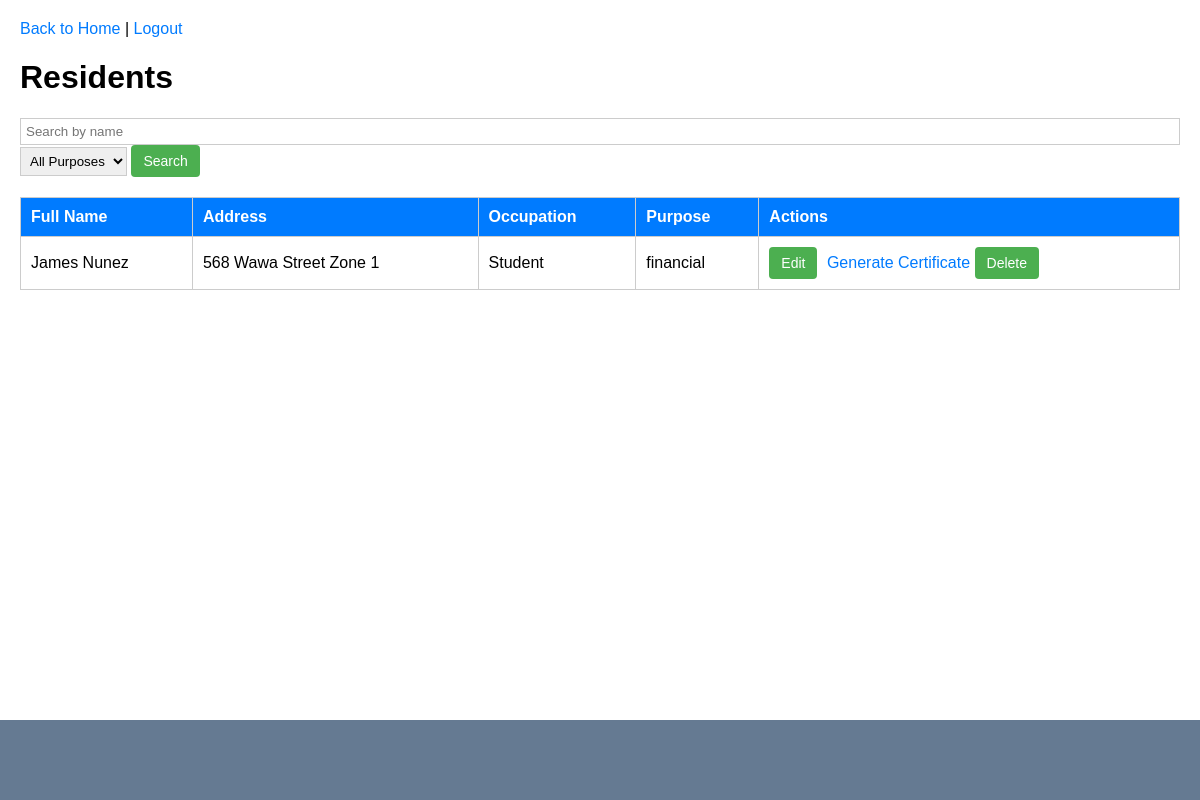
/residents, run on an earlier commit of the app's database.
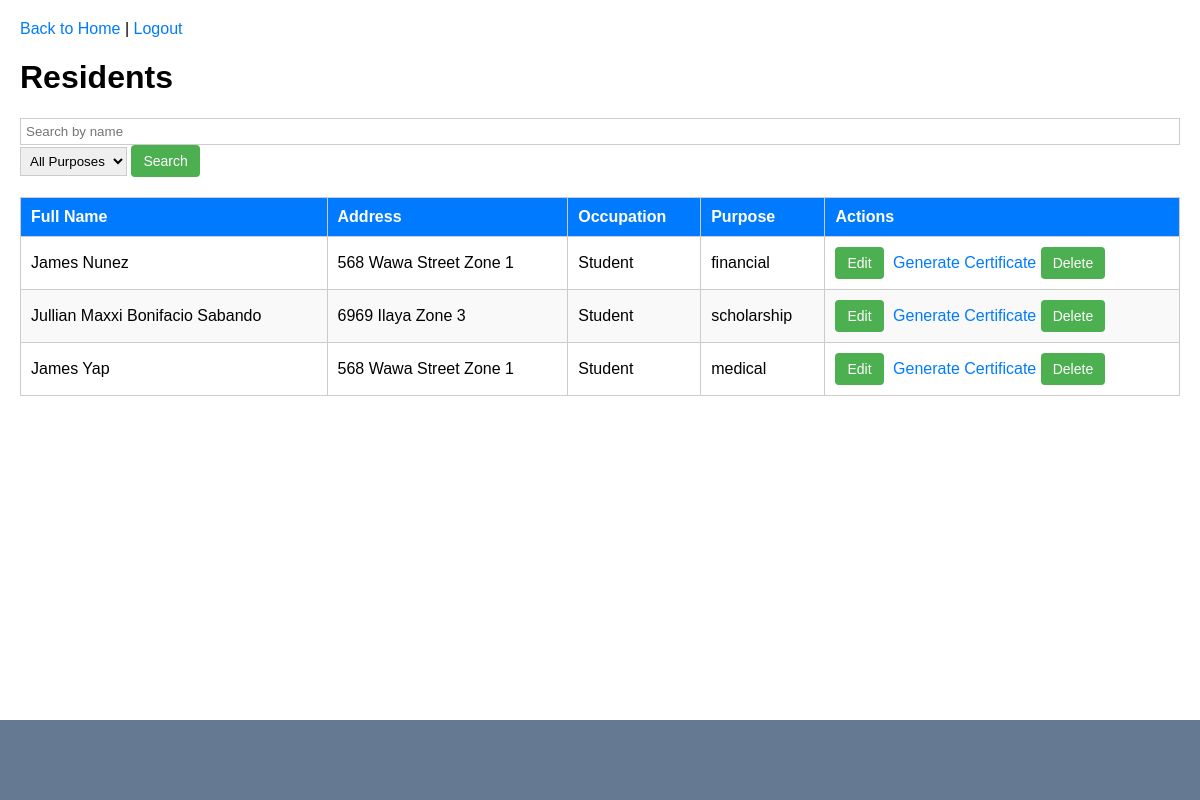
And on a later commit of the database.
### app.py (models this page shows, shortened)
class Resident(db.Model):
    id = db.Column(db.Integer, primary_key=True)
    full_name = db.Column(db.String(100), nullable=False)
    address = db.Column(db.String(200), nullable=False)
    occupation = db.Column(db.String(100), nullable=False)
    purpose = db.Column(db.String(200), nullable=False)
    date_requested = db.Column(db.DateTime, nullable=False, default=datetime.utcnow)
    date_issued = db.Column(db.DateTime)
    status = db.Column(db.String(20), default='pending')  # 'pending', 'approved', 'rejected'

### app.py (the view)
@app.route('/residents', methods=['GET'])
def index():
    query = request.args.get('query', '')
    purpose_filter = request.args.get('purpose', '')
    residents = Resident.query.filter_by(status="approved")
    if query:
        residents = residents.filter(Resident.full_name.contains(query))
    if purpose_filter:
        residents = residents.filter(Resident.purpose == purpose_filter)
    residents = residents.all()
    purposes = [purpose[0] for purpose in db.session.query(Resident.purpose).distinct().all()]
    return render_template(
        'index.html',
        residents=residents,
        query=query,
        purpose_filter=purpose_filter,
        purposes=purposes,
    )

### app.py (called while the page is built)
@app.before_request
def restrict_access():
    if current_user.is_authenticated:
        restricted_routes = {
            'admin': [],
            'user': ['manage_users'],
        }
        if current_user.role not in restricted_routes:
            return
        if request.endpoint in restricted_routes.get(current_user.role, []):
            flash('You are not authorized to access this page.', 'danger')
            return redirect(url_for('home_screen'))

### templates/index.html (shortened to what this page needs)
<!DOCTYPE html>
<html lang="en">
<head>
</head>
<body>
    <div class="header">
        <a href="{{ url_for('home_screen') }}">Back to Home</a> |
        <a href="{{ url_for('logout') }}">Logout</a>
    </div>
    <h1>Residents</h1>
    <form method="GET" action="{{ url_for('index') }}">
        <input type="text" name="query" placeholder="Search by name" value="{{ query }}">
        <select name="purpose">
            <option value="">All Purposes</option>
        </select>
        <button type="submit">Search</button>
    </form>
    <table>
        <thead>
            <tr>
                <th>Full Name</th>
                <th>Address</th>
                <th>Occupation</th>
                <th>Purpose</th>
                <th>Actions</th>
            </tr>
        </thead>
        <tbody id="resident-table">
            {% for resident in residents %}
            <tr id="row-{{ resident.id }}">
                <td>
                    <span class="view-mode">{{ resident.full_name }}</span>
                </td>
                <td>
                    <span class="view-mode">{{ resident.address }}</span>
                </td>
                <td>
                    <span class="view-mode">{{ resident.occupation }}</span>
                </td>
                <td>
                    <span class="view-mode">{{ resident.purpose }}</span>
                </td>
                <td>
                    <button class="edit-btn" onclick="editRow({{ resident.id }})">Edit</button>
                    <a href="{{ url_for('generate', id=resident.id) }}">Generate Certificate</a>
                    <form action="{{ url_for('delete_resident', resident_id=resident.id) }}" method="post" style="display: inline;">
                        <button type="submit" class="btn btn-danger" onclick="return confirm('Are you sure you want to delete this resident?');">
                            Delete
                        </button>
                    </form>
                </td>
            </tr>
            {% endfor %}
        </tbody>
    </table>
    <div class="design"></div>
</body>
</html>

### templates/index.html (style rules this page uses)
a { text-decoration: none; color: #007BFF; }
body { font-family: Arial, sans-serif; margin: 20px; }
button { padding: 8px 12px; background-color: #4CAF50; color: white; border: none; border-radius: 4px; cursor: pointer; font-size: 14px; }
table { width: 100%; border-collapse: collapse; margin-top: 20px; }
th, td { border: 1px solid #ccc; padding: 10px; text-align: left; }
th { background-color: #007BFF; color: white; }
tr:nth-child(even) { background-color: #f9f9f9; }
input[type="text"] { padding: 5px; border: 1px solid #ccc; width: 100%; box-sizing: border-box; }
select { padding: 5px; border: 1px solid #ccc; box-sizing: border-box; }
.edit-btn, .save-btn { margin-right: 5px; }
.design { display: flex; justify-content: center; align-items: center; height: 80px; background-color: #00244b9a; position: fixed; bottom: 0; left: 0; width: 100%; margin: 0; padding: 0; z-index: 1000; }

What changed in the data, as far as the page shows it:
now on this page (row edited): Resident: full_name "Jullian Maxxi Bonifacio Sabando", address "6969 Ilaya Zone 3", occupation "Student", purpose "scholarship"
now on this page (row edited): Resident: full_name "James Yap", address "568 Wawa Street Zone 1", occupation "Student", purpose "medical"
